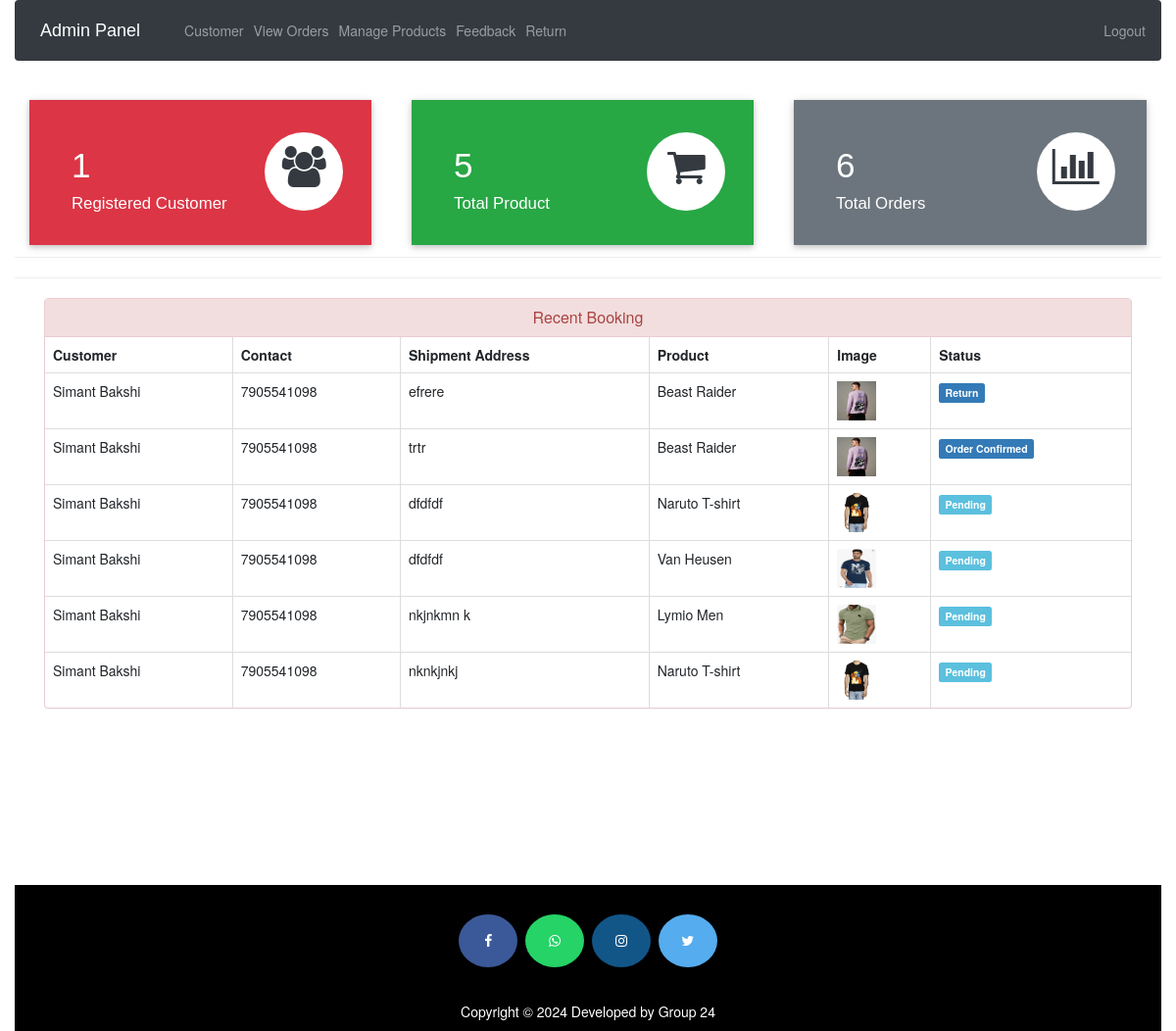
The app's page /admin-dashboard (signed in) with its own data.
### ecom/models.py (models this page shows, shortened)
class Customer(models.Model):
    user=models.OneToOneField(User,on_delete=models.CASCADE)
    profile_pic= models.ImageField(default='profile_pic/CustomerProfilePic/logo.jpg',upload_to='profile_pic/CustomerProfilePic/',null=True,blank=True)
    address = models.CharField(max_length=400)
    mobile = models.CharField(max_length=10,null=False)
    @property
    def get_name(self):
        return self.user.first_name+" "+self.user.last_name

class Orders(models.Model):
    STATUS =(
        ('Pending','Pending'),
        ('Order Confirmed','Order Confirmed'),
        ('Out for Delivery','Out for Delivery'),
        ('Delivered','Delivered'),
        ('Return','Return')
    )
    customer=models.ForeignKey('Customer', on_delete=models.CASCADE,null=True)
    product=models.ForeignKey('Product',on_delete=models.CASCADE,null=True)
    email = models.CharField(max_length=50,null=True)
    address = models.CharField(max_length=500,null=True)
    mobile = models.CharField(max_length=20,null=True)
    order_date= models.DateField(auto_now_add=True,null=True)
    status=models.CharField(max_length=50,null=True,choices=STATUS)

class Product(models.Model):
    name=models.CharField(max_length=40)
    product_image= models.ImageField(upload_to='product_image/',null=True,blank=True)
    category=models.CharField(max_length=100, default="")
    subcategory=models.CharField(max_length=50, default="")
    price = models.PositiveIntegerField()
    description=models.CharField(max_length=40)

### ecom/views.py (the view)
# urls.py: path('admin-dashboard', views.admin_dashboard_view,name='admin-dashboard'),
@login_required(login_url='adminlogin')
def admin_dashboard_view(request):
    customercount=models.Customer.objects.all().count()
    productcount=models.Product.objects.all().count()
    ordercount=models.Orders.objects.all().count()
    orders=models.Orders.objects.all()
    ordered_products=[]
    ordered_bys=[]
    for order in orders:
        ordered_product=models.Product.objects.all().filter(id=order.product.id)
        ordered_by=models.Customer.objects.all().filter(id = order.customer.id)
        ordered_products.append(ordered_product)
        ordered_bys.append(ordered_by)
    mydict={
    'customercount':customercount,
    'productcount':productcount,
    'ordercount':ordercount,
    'data':zip(ordered_products,ordered_bys,orders),
    }
    return render(request,'ecom/admin_dashboard.html',context=mydict)

### templates/ecom/admin_dashboard.html
{% extends 'ecom/admin_base.html' %}
{% load static %}
{% block content %}
<br>
{%include 'ecom/admin_dashboard_cards.html'%}
<br><br><br><br><br>
<hr><hr>
<div class="container" >
    <div class="panel panel-danger" >
      <div class="panel-heading" style="text-align:center;">
        <h6 class="panel-title">Recent Booking</h6>
      </div>
      <table class="table table-hover table-bordered" id="dev-table">
        <thead>
          <tr>
            <th>Customer</th>
            <th>Contact</th>
            <th>Shipment Address</th>
            <th>Product</th>
            <th>Image</th>
            <th>Status</th>
          </tr>
        </thead>
        {% for product,customer,order in data %}
        <tr>
          {% for c in customer %}
          <td> {{c.get_name}}</td>
          <td>{{c.mobile}}</td>
          <td>{{order.address}}</td>
          {% endfor %}
          {% for p in product %}
          <td> {{p.name}}</td>
          <td> <img src="{% static p.product_image.url %}" alt="Profile Pic" height="40px" width="40px" /></td>
          {% if order.status == 'Pending'%}
          <td> <span class="label label-info">{{order.status}}</span></td>
          {% elif order.status == 'Delivered' %}
          <td> <span class="label label-success">{{order.status}}</span></td>
          {% elif order.status == 'Out for Delivery' %}
          <td> <span class="label label-warning">{{order.status}}</span></td>
          {%else%}
            <td> <span class="label label-primary">{{order.status}}</span></td>
          {%endif%}
          {% endfor %}
        </tr>
        {% endfor %}
      </table>
  </div>
</div>
{% endblock content %}

### records on screen
Orders: address "efrere", status "Return"
Customer: get_name "Simant Bakshi", mobile "7905541098"
Product: name "Beast Raider", product_image (picture)
Orders: address "trtr", status "Order Confirmed"
Orders: address "dfdfdf", status "Pending"
Product: name "Naruto T-shirt", product_image (picture)
Orders: address "dfdfdf", status "Pending"
Product: name "Van Heusen", product_image (picture)
Orders: address "nkjnkmn k", status "Pending"
Product: name "Lymio Men", product_image (picture)
Orders: address "nknkjnkj", status "Pending"

### other values on screen
{{ customercount }} "1"
{{ productcount }} "5"
{{ ordercount }} "6"
